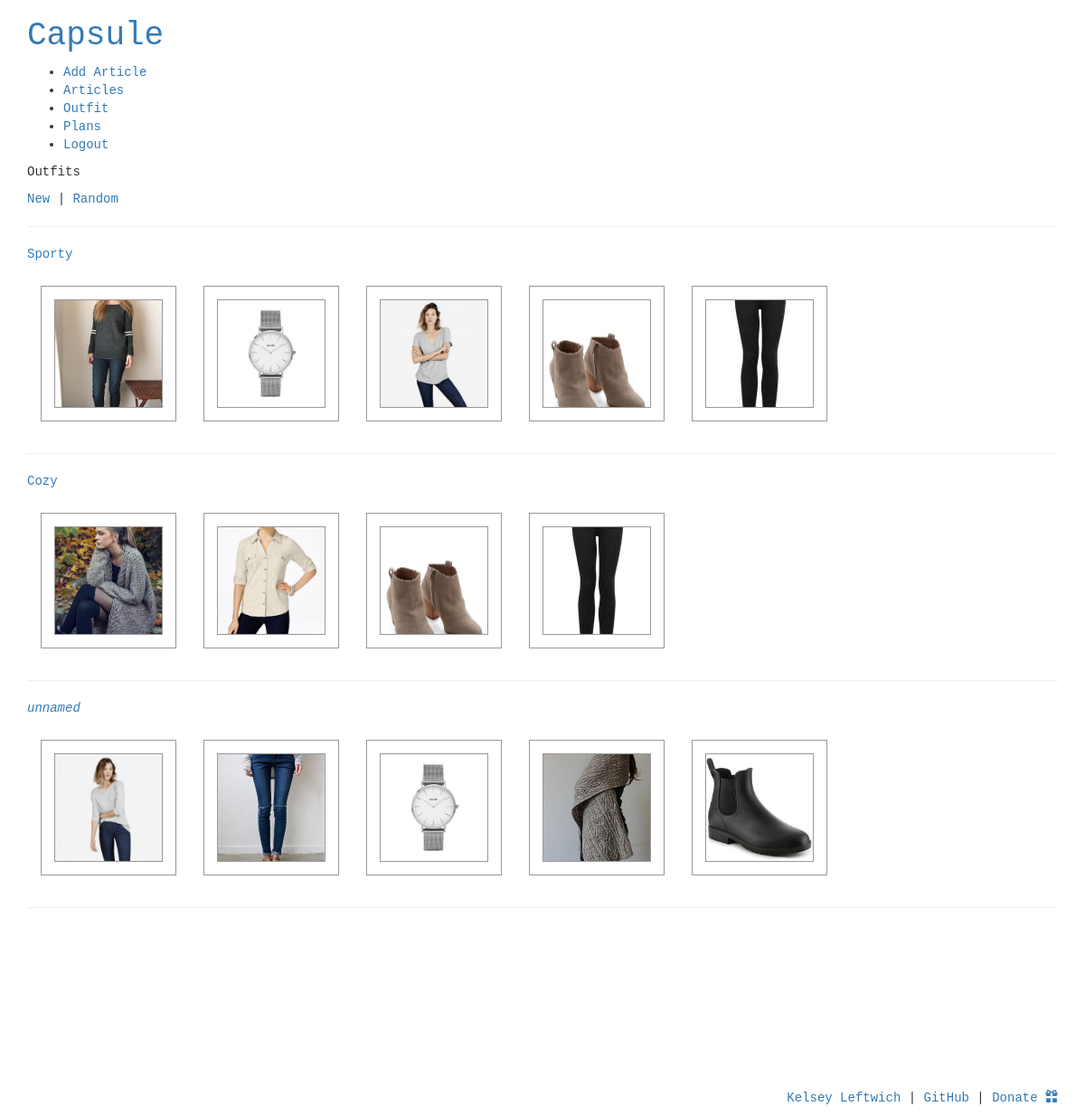
The page /outfits/ (signed in) on the database its author committed.
### grid/models.py (models this page shows, shortened)
class Outfit(models.Model):
	name=models.CharField(max_length=255, null=True, blank=True)
	user = models.ForeignKey(User, on_delete=models.CASCADE, null=False)
	articles =  models.ManyToManyField(Article)

class Article(models.Model):
	ARTICLE_TYPES = (
		('T', 'Top'),
		('B', 'Bottom'),
		('D', 'Dress'),
		('A', 'Details'),
		('O', 'Outer'),
		('S', 'Shoes'),
		)
	WEATHER_TYPES = (
		('C', 'Cool'),
		('W', 'Warm'),
		('B', 'Both'),
		)
	name = models.CharField(max_length=255)
	description = models.TextField(blank=True, null=True)
	user = models.ForeignKey(User, on_delete=models.CASCADE, null=False)
	article_type = models.CharField(max_length=1, choices=ARTICLE_TYPES, null=True)
	weather_type = models.CharField(max_length=1, choices=WEATHER_TYPES, null=True)
	image = models.ImageField(upload_to=get_image_path, null=True, blank=True)
	image_external = models.CharField(max_length=255, null=True)

### grid/views.py (the view)
# urls.py: url(r'^outfits/$', views.outfit, name='outfit'),
@login_required
def outfit(request):
	outfits = Outfit.objects.filter(user=request.user)
	return render(
		request,
		'outfits/outfit.html',
		{'outfits': outfits,}
		)

### grid/templates/outfits/outfit.html (shortened to what this page needs)
{% extends 'base.html' %}
{% block content %}
<p>Outfits</p>
<p><a href="{% url 'new_outfit' %}">New</a> |
<a href="{% url 'outfit_random' %}">Random</a></p>
<hr>
{% for outfit in outfits %}
	<a href="{% url 'outfit_detail' outfit_id=outfit.id %}" class="">
		<div id="container" class="outfit_preview outfit_container">
			<p>
				{% if outfit.name|length == 0 %}
					<i>unnamed</i>
				{% else %}
					{{outfit.name}}
				{% endif %}
			</p>
			{% for article in outfit.articles.all %}
				{% if article.image and article.image.url %}
					<div class="photo">
						<div class="photo-image" style="background-image: url({{article.image.url}})">
						</div>
					</div>
				{% elif article.image_external%}
					<div class="photo">
						<div class="photo-image" style="background-image: url({{article.image_external}})">
						</div>
					</div>
				{% endif %}
			{% endfor %}
		</div>
	</a>
	<hr>
{% endfor %}
{% endblock content %}

### grid/static/css/style.css (style rules this page uses)
body { font-family: monospace; }
#container { width:960px; position:relative; margin:0 auto; }
.photo { position:relative; float:left; height:200px; width:200px; background:#fff; border:1px solid #999; margin:20px; }
.outfit_preview .photo { height: 150px; width: 150px; margin: 15px; }
.photo-image { background-size: cover; background-position: center; position:relative; cursor: pointer; top:18px; left:18px; width:160px; height: 160px; border:1px solid #999; overflow: hidden; transition: all 1s ease; }
.outfit_preview .photo-image { cursor: auto; height: 120px; width: 120px; top:14px; left:14px; }
.outfit_preview { display:inline-block; }

### rows shown on the page
Outfit: name "Sporty"
Article: image (picture)
Article: image (picture)
Article: image (picture)
Article: image (picture)
Article: image (picture)
Outfit: name "Cozy"
Article: image (picture)
Article: image (picture)
Outfit: name "unnamed"
Article: image (picture)
Article: image (picture)
Article: image (picture)
Article: image (picture)
